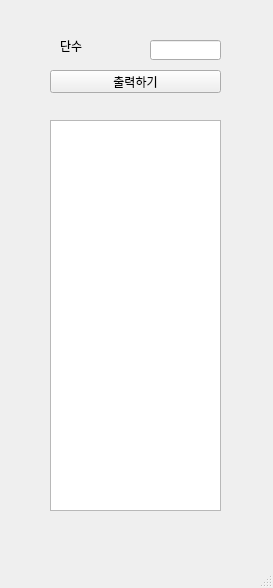
<?xml version="1.0" encoding="UTF-8"?>
<ui version="4.0">
 <class>MainWindow</class>
 <widget class="QMainWindow" name="MainWindow">
  <property name="geometry">
   <rect>
    <x>0</x>
    <y>0</y>
    <width>273</width>
    <height>588</height>
   </rect>
  </property>
  <property name="windowTitle">
   <string>MainWindow</string>
  </property>
  <widget class="QWidget" name="centralwidget">
   <widget class="QLineEdit" name="le">
    <property name="geometry">
     <rect>
      <x>150</x>
      <y>40</y>
      <width>71</width>
      <height>20</height>
     </rect>
    </property>
   </widget>
   <widget class="QLabel" name="lbl">
    <property name="geometry">
     <rect>
      <x>60</x>
      <y>40</y>
      <width>56</width>
      <height>12</height>
     </rect>
    </property>
    <property name="text">
     <string>단수</string>
    </property>
   </widget>
   <widget class="QPushButton" name="pb">
    <property name="geometry">
     <rect>
      <x>50</x>
      <y>70</y>
      <width>171</width>
      <height>23</height>
     </rect>
    </property>
    <property name="text">
     <string>출력하기</string>
    </property>
   </widget>
   <widget class="QPlainTextEdit" name="pte">
    <property name="geometry">
     <rect>
      <x>50</x>
      <y>120</y>
      <width>171</width>
      <height>391</height>
     </rect>
    </property>
   </widget>
  </widget>
  <widget class="QMenuBar" name="menubar">
   <property name="geometry">
    <rect>
     <x>0</x>
     <y>0</y>
     <width>273</width>
     <height>21</height>
    </rect>
   </property>
  </widget>
  <widget class="QStatusBar" name="statusbar"/>
 </widget>
 <resources/>
 <connections/>
</ui>
